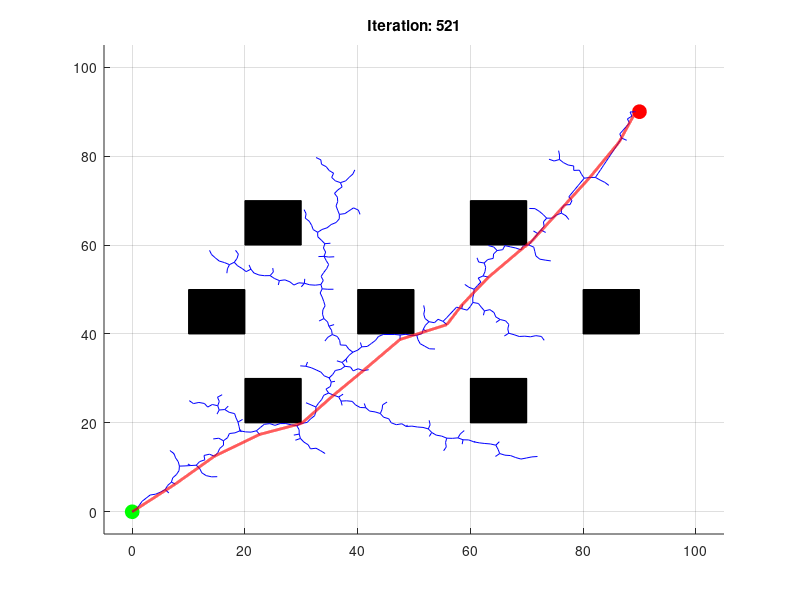

The MATLAB source for this figure:
function qrrt_star
    % Parameters
    max_iterations = 2000;
    step_size = 1.0;
    goal_radius = 1.0;
    goal_sample_rate = 0.1;
    
    % Define start and goal locations
    start = [0, 0];
    goal = [90, 90];
    
    % Define obstacles (each row is [x_min, y_min, width, height])
    obstacles = [
        20, 20, 10, 10;
        40, 40, 10, 10;
        60, 60, 10, 10;
        20, 60, 10, 10;
        60, 20, 10, 10;
        10, 40, 10, 10;
        80, 40, 10, 10
    ];
    
    % Initialize the tree
    tree.vertices = start;
    tree.edges = [];
    tree.costs = 0;
    
    figure;
    hold on;
    plot(goal(1), goal(2), 'ro', 'MarkerSize', 10, 'MarkerFaceColor', 'r'); % Goal
    plot(start(1), start(2), 'go', 'MarkerSize', 10, 'MarkerFaceColor', 'g'); % Start
    axis([-5, 105, -5, 105]);
    grid on;
    
    % Plot obstacles
    for k = 1:size(obstacles, 1)
        rectangle('Position', obstacles(k, :), 'FaceColor', [0, 0, 0]);
    end
    
    % RRT* algorithm
    goal_reached = false;
    for i = 1:max_iterations
        % Display iteration number
        title(['Iteration: ', num2str(i)]);
        
        % Random sampling
        if rand < goal_sample_rate
            sample = goal;
        else
            sample = [rand*100, rand*100];
        end
        
        % Find nearest vertex
        nearest_idx = nearest_vertex(tree.vertices, sample);
        nearest_vertex_pos = tree.vertices(nearest_idx, :);
        
        % Steer towards sample
        new_vertex = steer(nearest_vertex_pos, sample, step_size);
        
        % Check for obstacles
        if ~in_collision(nearest_vertex_pos, new_vertex, obstacles)
            % Add new vertex to the tree
            tree.vertices = [tree.vertices; new_vertex];
            new_idx = size(tree.vertices, 1);
            
            % Find near vertices
            near_indices = near_vertices(tree.vertices, new_vertex, step_size*10);
            
            % Choose parent with minimum cost
            min_cost = inf;
            best_near_idx = nearest_idx;
            for j = 1:length(near_indices)
                near_idx = near_indices(j);
                if near_idx <= length(tree.costs)
                    cost = tree.costs(near_idx) + distance(tree.vertices(near_idx, :), new_vertex);
                    if cost < min_cost && ~in_collision(tree.vertices(near_idx, :), new_vertex, obstacles)
                        min_cost = cost;
                        best_near_idx = near_idx;
                    end
                end
            end
            
            % Add edge
            tree.edges = [tree.edges; best_near_idx, new_idx];
            tree.costs = [tree.costs; min_cost];
            
            % Rewire near vertices
            for j = 1:length(near_indices)
                near_idx = near_indices(j);
                if near_idx <= length(tree.costs)
                    cost = min_cost + distance(tree.vertices(near_idx, :), new_vertex);
                    if cost < tree.costs(near_idx) && ~in_collision(tree.vertices(near_idx, :), new_vertex, obstacles)
                        % Update edge
                        tree.edges(tree.edges(:,2) == near_idx, :) = [];
                        tree.edges = [tree.edges; new_idx, near_idx];
                        tree.costs(near_idx) = cost;
                    end
                end
            end
            
            % Draw the new edge
            plot([nearest_vertex_pos(1), new_vertex(1)], [nearest_vertex_pos(2), new_vertex(2)], 'b');
            drawnow;
            
            % Check if goal is reached
            if distance(new_vertex, goal) < goal_radius
                goal_reached = true;
                break;
            end
        end
    end
    
    if goal_reached
        disp('Goal reached!');
        path = generate_path(tree, goal);
        interpolated_path = interpolate_path(path, 1000);
        disp('Interpolated path stored in "interpolated_path".');
        highlight_path(interpolated_path);
    else
        disp('Goal not reached within the maximum number of iterations.');
    end
end

function d = distance(p1, p2)
    d = sqrt((p1(1) - p2(1))^2 + (p1(2) - p2(2))^2);
end

function nearest_idx = nearest_vertex(vertices, sample)
    distances = sqrt(sum((vertices - sample).^2, 2));
    [~, nearest_idx] = min(distances);
end

function new_vertex = steer(nearest_vertex, sample, step_size)
    direction = sample - nearest_vertex;
    length = norm(direction);
    direction = direction / length; % normalize
    if length < step_size
        new_vertex = sample;
    else
        new_vertex = nearest_vertex + step_size * direction;
    end
end

function near_indices = near_vertices(vertices, new_vertex, radius)
    distances = sqrt(sum((vertices - new_vertex).^2, 2));
    near_indices = find(distances < radius);
end

function collision = in_collision(p1, p2, obstacles)
    % Check if the line between p1 and p2 intersects any obstacle
    collision = false;
    for k = 1:size(obstacles, 1)
        obstacle = obstacles(k, :);
        x_min = obstacle(1);
        y_min = obstacle(2);
        x_max = x_min + obstacle(3);
        y_max = y_min + obstacle(4);
        
        if line_rect_intersection(p1, p2, [x_min, y_min], [x_max, y_max])
            collision = true;
            return;
        end
    end
end

function intersect = line_rect_intersection(p1, p2, rect_min, rect_max)
    % Liang-Barsky algorithm for line-rectangle intersection
    x1 = p1(1); y1 = p1(2);
    x2 = p2(1); y2 = p2(2);
    x_min = rect_min(1); y_min = rect_min(2);
    x_max = rect_max(1); y_max = rect_max(2);
    
    dx = x2 - x1;
    dy = y2 - y1;
    
    p = [-dx, dx, -dy, dy];
        q = [x1 - x_min; x_max - x1; y1 - y_min; y_max - y1];
    
    t0 = 0;
    t1 = 1;
    
    for i = 1:4
        if p(i) == 0
            if q(i) < 0
                intersect = false;
                return;
            end
        else
            t = q(i) / p(i);
            if p(i) < 0
                if t > t1
                    intersect = false;
                    return;
                end
                if t > t0
                    t0 = t;
                end
            else
                if t < t0
                    intersect = false;
                    return;
                end
                if t < t1
                    t1 = t;
                end
            end
        end
    end
    
    intersect = t0 <= t1;
end

function path = generate_path(tree, goal)
    % Generate path from tree to goal
    path = [];
    current = size(tree.vertices, 1);
    while current > 0
        path = [tree.vertices(current, :); path];
        if isequal(tree.vertices(current, :), goal)
            break;
        end
        current_edge = find(tree.edges(:, 2) == current);
        if ~isempty(current_edge)
            current = tree.edges(current_edge, 1);
        else
            break;
        end
    end
end

function interpolated_path = interpolate_path(path, num_points)
    % Interpolate path with a given number of points
    interpolated_path = [];
    for i = 1:size(path, 1)-1
        % Compute the step size for each dimension
        step_size = (path(i+1, :) - path(i, :)) / (num_points + 1);
        % Generate interpolated points
        interpolated_segment = path(i, :) + (1:num_points).' * step_size;
        interpolated_path = [interpolated_path; interpolated_segment];
    end
end

function highlight_path(path)
    % Plot the path
    plot(path(:, 1), path(:, 2), 'r', 'LineWidth', 2);
end

